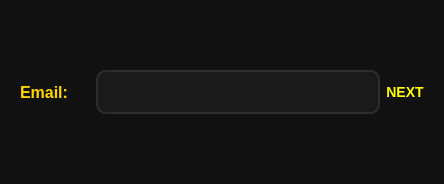
<?xml version="1.0" encoding="UTF-8"?>
<ui version="4.0">
 <class>ReceptionistPageDialog</class>
 <widget class="QDialog" name="ReceptionistPageDialog">
  <property name="geometry">
   <rect>
    <x>0</x>
    <y>0</y>
    <width>444</width>
    <height>184</height>
   </rect>
  </property>
  <property name="windowTitle">
   <string>RECEPTION LOGIN</string>
  </property>
  <property name="windowIcon">
   <iconset>
    <normalon>:/icons/FILES/LOGO.png</normalon>
   </iconset>
  </property>
  <property name="styleSheet">
   <string notr="true">QWidget {
    background-color: #111111;
    color: #FFD700;
    font-family: Segoe UI;
    font-size: 11pt;
}

QLabel {
    color: #FFD700;
    font-size: 12pt;
    font-weight: 600;
}

QLabel#label,
QLabel#label_3 {
    min-width: 70px;
}

QLineEdit {
    background-color: #1A1A1A;
    color: white;
    border: 2px solid #2D2D2D;
    border-radius: 10px;
    padding: 10px;
    font-size: 11pt;
}

QLineEdit:focus {
    border: 2px solid #FFD700;
}

QPushButton#pushButton_2 {
    background-color: #FFD700;
    color: black;
    border: none;
    border-radius: 10px;
    padding: 10px 20px;
    font-size: 11pt;
    font-weight: bold;
}

QPushButton#pushButton_2:hover {
    background-color: #FFE44D;
}

QPushButton#pushButton_2:pressed {
    background-color: #D4AF37;
}



QLabel#label_2,
QLabel#label_4 {
    color: #FF4D4D;
    font-size: 10pt;
    font-weight: bold;
}</string>
  </property>
  <layout class="QVBoxLayout" name="verticalLayout">
   <item>
    <widget class="QWidget" name="widget" native="true">
     <layout class="QHBoxLayout" name="horizontalLayout">
      <item>
       <widget class="QLabel" name="label">
        <property name="text">
         <string>Email:</string>
        </property>
       </widget>
      </item>
      <item>
       <widget class="QLineEdit" name="lineEdit">
        <property name="placeholderText">
         <string/>
        </property>
       </widget>
      </item>
      <item>
       <widget class="QPushButton" name="pushButton_2">
        <property name="styleSheet">
         <string notr="true">QPushButton{
    background-color: transparent;
    color: #ffff00;
    border: none;
    padding: 0px;
    margin: 0px;
    font-size: 10.5pt;
    font-weight: 700;
}

QPushButton:hover {
    color: #e6e600;
}

QPushButton:pressed {
    color: #bfbf00;
}
</string>
        </property>
        <property name="text">
         <string>NEXT</string>
        </property>
       </widget>
      </item>
     </layout>
    </widget>
   </item>
  </layout>
 </widget>
 <resources/>
 <connections/>
</ui>
